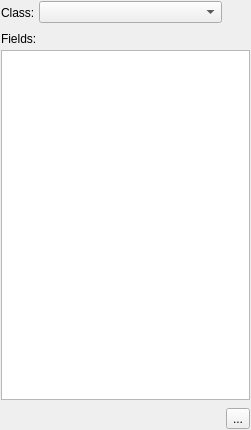
<?xml version="1.0" encoding="UTF-8"?>
<ui version="4.0">
 <class>ExternalNPCInspectorClass</class>
 <widget class="QWidget" name="ExternalNPCInspectorClass">
  <property name="geometry">
   <rect>
    <x>0</x>
    <y>0</y>
    <width>251</width>
    <height>430</height>
   </rect>
  </property>
  <property name="windowTitle">
   <string>ExternalNPCInspector</string>
  </property>
  <layout class="QVBoxLayout" name="verticalLayout">
   <property name="leftMargin">
    <number>0</number>
   </property>
   <property name="topMargin">
    <number>0</number>
   </property>
   <property name="rightMargin">
    <number>0</number>
   </property>
   <property name="bottomMargin">
    <number>0</number>
   </property>
   <item>
    <widget class="QWidget" name="widget" native="true">
     <property name="sizePolicy">
      <sizepolicy hsizetype="Preferred" vsizetype="Fixed">
       <horstretch>0</horstretch>
       <verstretch>0</verstretch>
      </sizepolicy>
     </property>
     <layout class="QHBoxLayout" name="horizontalLayout">
      <property name="spacing">
       <number>4</number>
      </property>
      <property name="leftMargin">
       <number>1</number>
      </property>
      <property name="topMargin">
       <number>1</number>
      </property>
      <property name="rightMargin">
       <number>1</number>
      </property>
      <property name="bottomMargin">
       <number>1</number>
      </property>
      <item>
       <widget class="QLabel" name="label">
        <property name="sizePolicy">
         <sizepolicy hsizetype="Fixed" vsizetype="Preferred">
          <horstretch>0</horstretch>
          <verstretch>0</verstretch>
         </sizepolicy>
        </property>
        <property name="text">
         <string>Class:</string>
        </property>
       </widget>
      </item>
      <item>
       <widget class="QComboBox" name="comboBox"/>
      </item>
      <item>
       <widget class="QToolButton" name="toolButton">
        <property name="text">
         <string/>
        </property>
        <property name="icon">
         <iconset resource="MainWindow.qrc">
          <normaloff>:/MainWindow/icons/fugue/pencil.png</normaloff>:/MainWindow/icons/fugue/pencil.png</iconset>
        </property>
        <property name="autoRaise">
         <bool>true</bool>
        </property>
       </widget>
      </item>
     </layout>
    </widget>
   </item>
   <item>
    <widget class="QWidget" name="widget_2" native="true">
     <layout class="QVBoxLayout" name="verticalLayout_2">
      <property name="spacing">
       <number>4</number>
      </property>
      <property name="leftMargin">
       <number>1</number>
      </property>
      <property name="topMargin">
       <number>1</number>
      </property>
      <property name="rightMargin">
       <number>1</number>
      </property>
      <property name="bottomMargin">
       <number>1</number>
      </property>
      <item>
       <widget class="QLabel" name="label_2">
        <property name="sizePolicy">
         <sizepolicy hsizetype="Preferred" vsizetype="Fixed">
          <horstretch>0</horstretch>
          <verstretch>0</verstretch>
         </sizepolicy>
        </property>
        <property name="text">
         <string>Fields:</string>
        </property>
       </widget>
      </item>
      <item>
       <widget class="QTableView" name="tableView"/>
      </item>
     </layout>
    </widget>
   </item>
   <item>
    <widget class="QWidget" name="widget_3" native="true">
     <property name="sizePolicy">
      <sizepolicy hsizetype="Preferred" vsizetype="Fixed">
       <horstretch>0</horstretch>
       <verstretch>0</verstretch>
      </sizepolicy>
     </property>
     <layout class="QHBoxLayout" name="horizontalLayout_2">
      <property name="spacing">
       <number>2</number>
      </property>
      <property name="leftMargin">
       <number>1</number>
      </property>
      <property name="topMargin">
       <number>1</number>
      </property>
      <property name="rightMargin">
       <number>1</number>
      </property>
      <property name="bottomMargin">
       <number>1</number>
      </property>
      <item>
       <spacer name="horizontalSpacer">
        <property name="orientation">
         <enum>Qt::Horizontal</enum>
        </property>
        <property name="sizeHint" stdset="0">
         <size>
          <width>222</width>
          <height>20</height>
         </size>
        </property>
       </spacer>
      </item>
      <item>
       <widget class="QToolButton" name="toolButton_2">
        <property name="text">
         <string>...</string>
        </property>
       </widget>
      </item>
     </layout>
    </widget>
   </item>
  </layout>
 </widget>
 <layoutdefault spacing="6" margin="11"/>
 <resources>
  <include location="MainWindow.qrc"/>
 </resources>
 <connections/>
</ui>
